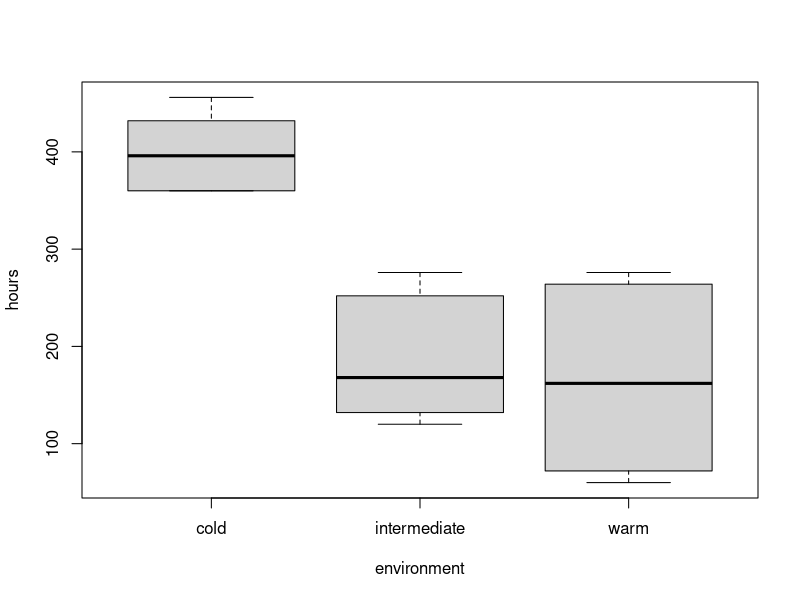
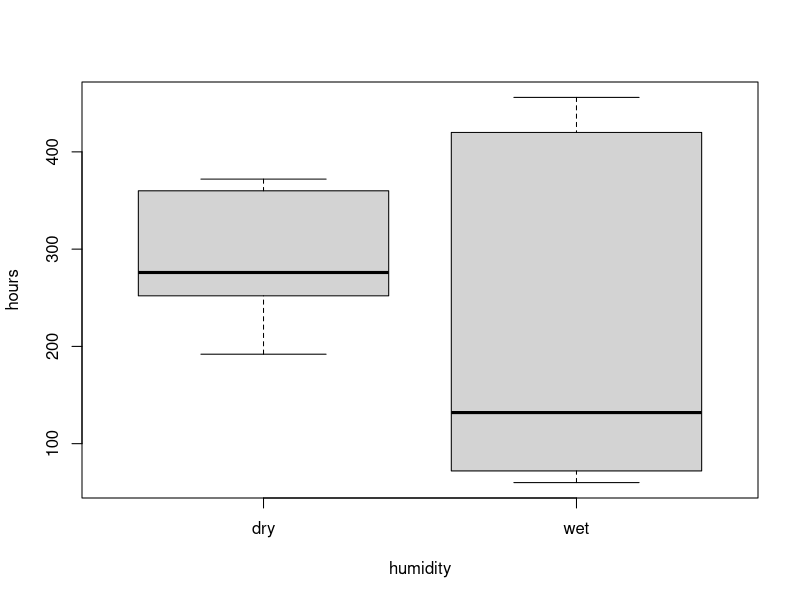
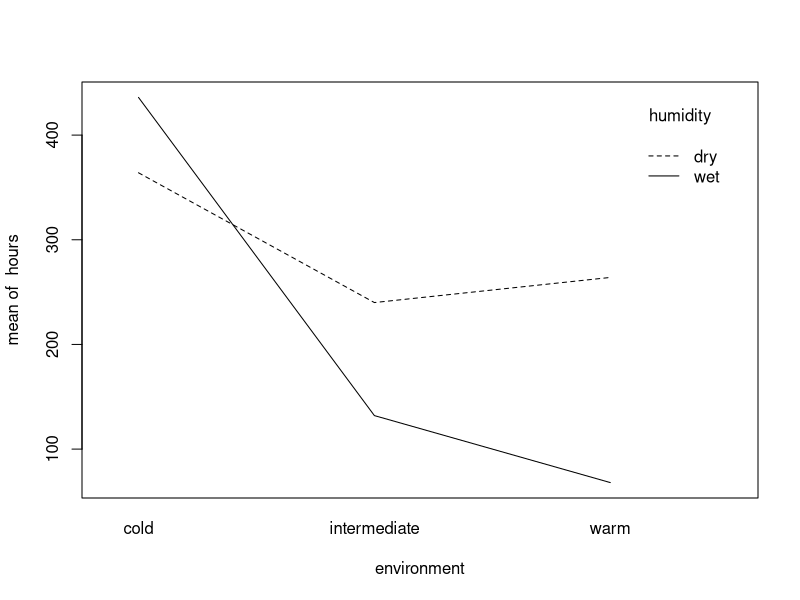
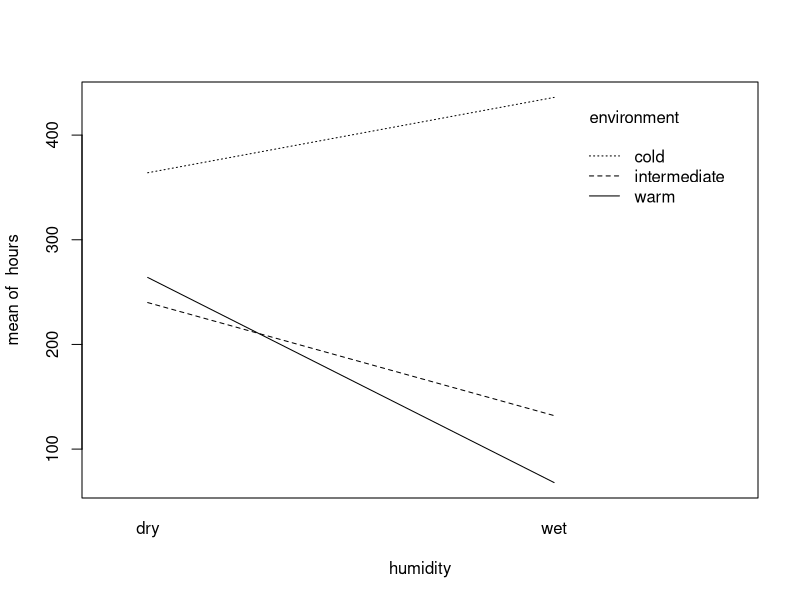
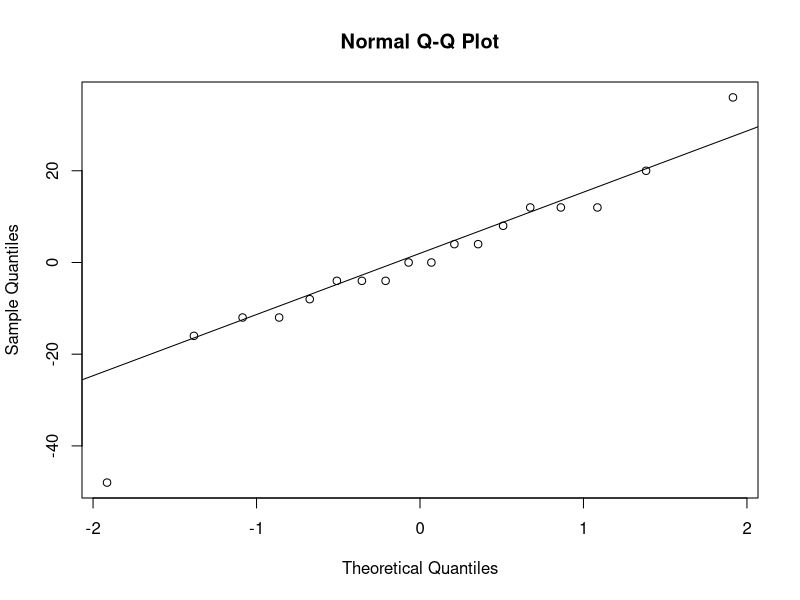
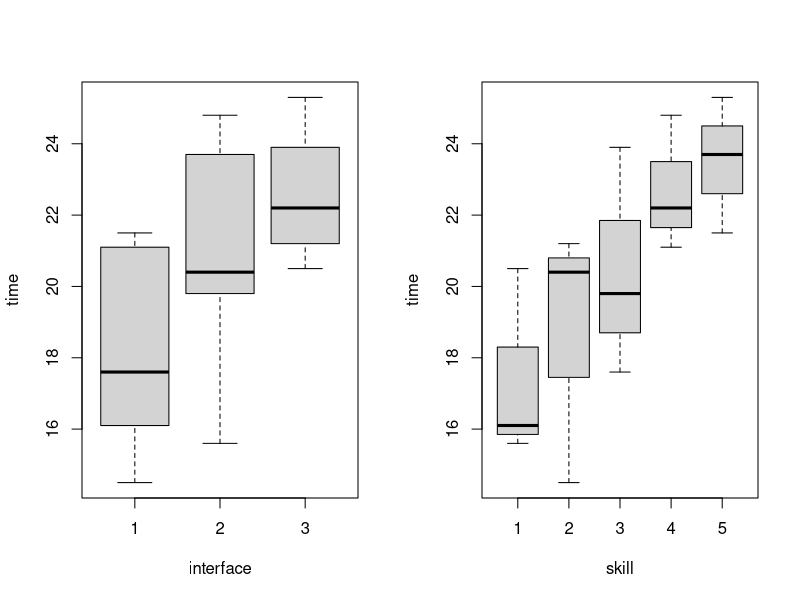
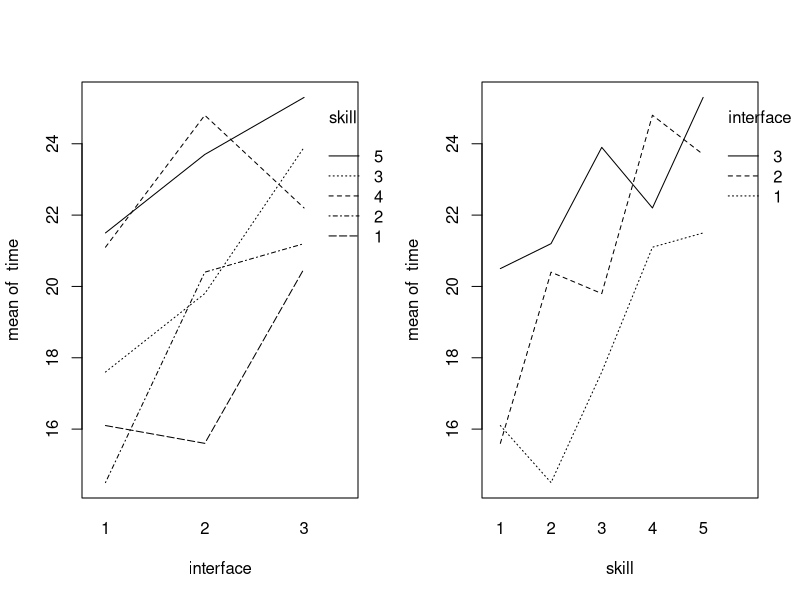
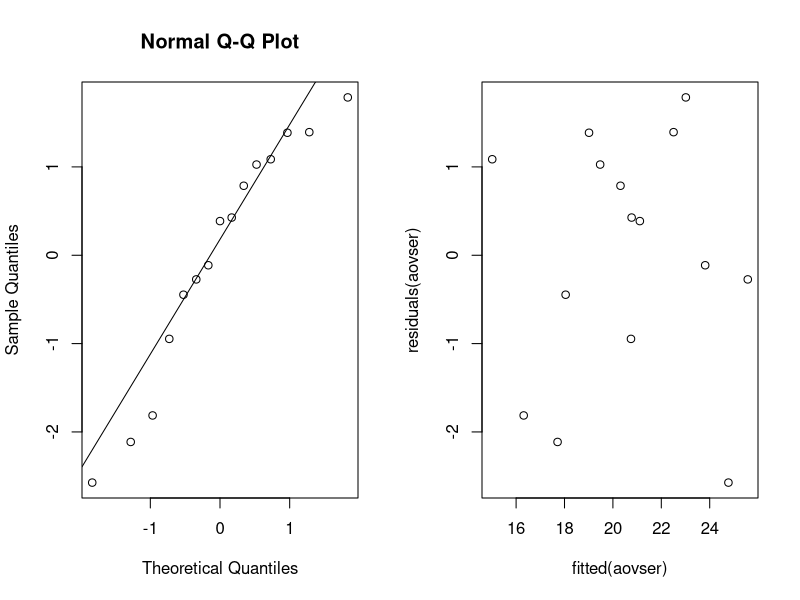

The R source for these figures, in order:
## ---- chunk 1
library(knitr)
library(multcomp)
library(lme4)
## ---- chunk 2
data = read.table("bread.txt", header=TRUE)
data
## ---- chunk 3
N = 3; I = 3; J = 2
rbind(rep(1:I,each=N*J),rep(1:J,N*I),sample(1:(N*I*J)))
## ---- chunk 4
boxplot(hours~environment,data=data)
## ---- chunk 5
boxplot(hours~humidity,data=data)
## ---- chunk 6
attach(data)
interaction.plot(environment,humidity,hours)
interaction.plot(humidity,environment,hours)
## ---- chunk 7
data$environment = as.factor(data$environment)
data$humidity = as.factor(data$humidity)
dataaov = lm(hours~environment*humidity, data=data)
anova(dataaov)
## ---- chunk 8
qqnorm(residuals(dataaov))
qqline(residuals(dataaov))
## ---- chunk 9
search = read.table("search.txt", header = TRUE)
attach(search)
## ---- chunk 10
B = 5 # 5 user skill levels
I = 3 # 3 interface types

blocks = matrix(0, B, I)

for (i in 1:B) {
  blocks[i, ] = sample(((i - 1) * I + 1):(i * I))
}

kable(x = blocks, caption = "Randomization of students to interfaces")
## ---- chunk 11
par(mfrow = c(1, 2))

boxplot(time ~ interface)
boxplot(time ~ skill)

interaction.plot(interface, skill, time)
interaction.plot(skill, interface, time)
## ---- chunk 12
search$interface = as.factor(interface)
search$skill = as.factor(skill)
## ---- chunk 13
aovser = lm(time ~ interface + skill, data = search)
anova(aovser)
## ---- chunk 14
multser = glht(aovser, linfct = mcp(skill = "Tukey"))
summary(multser)
## ---- chunk 15
par(mfrow = c(1, 2))
qqnorm(residuals(aovser))
qqline(residuals(aovser))
plot(fitted(aovser), residuals(aovser))
## ---- chunk 16
friedman.test(time, interface, skill)
## ---- chunk 17
aovinter = lm(time ~ interface, data = search)
anova(aovinter)
## ---- chunk 18
qqnorm(residuals(aovinter))
qqline(residuals(aovinter))
## ---- chunk 19
data = read.table("cream.txt", header=TRUE)
data$starter = factor(data$starter)
data$batch = factor(data$batch)
data$position = factor(data$position)
attach(data)
## ---- chunk 20
model1 = lm(acidity~starter+batch+position,data)
model2 = update(model1, . ~ . - starter:batch:position) #remove interactions
data.aov = aov(model2,data)
summary(data.aov)
## ---- chunk 21
model = lm(acidity~starter+batch+position, data=data)
startermult = glht(model,linfct=mcp(starter="Tukey"))
summary(startermult)
## ---- chunk 22
confint(startermult, level=0.95)
## ---- chunk 23
cows = read.table("cow.txt", header = TRUE)
attach(cows)
## ---- chunk 24
cowaov = lm(milk ~ treatment)
anova(cowaov)
## ---- chunk 25
t.test(milk[treatment == "A"], milk[treatment == "B"], paired = TRUE)
## ---- chunk 26
cows$id = factor(id)
cows$per = factor(per)
cowslmer = lmer(milk ~ treatment + order + per + (1 | id),
                data = cows, REML = FALSE)
cowslmer1 = lmer(milk ~ order + per + (1 | id), data = cows, REML = FALSE)
anova(cowslmer1, cowslmer)
## ---- chunk 27
data = read.table("nauseatable.txt", header=TRUE)
attach(data)

chlorpromazine_no_nausea = data[1,1]
chlorpromazine_nausea = data[1,2]
pentobarbital_100mg_no_nausea = data[2,1]
pentobarbital_100mg_nausea = data[2,2]
pentobarbital_150mg_no_nausea = data[3,1]
pentobarbital_150mg_nausea = data[3,2]
## ---- chunk 28
nausea = c()
medicine = c()

for(i in 1:304){
  if(i <= 100){
    nausea[i] = 0
    medicine[i] = "chlorpromazine"
  }else if(i > 100 && i <= 152){
    nausea[i] = 1
    medicine[i] = "chlorpromazine"
  }else if(i > 152 && i <= 184){
    nausea[i] = 0
    medicine[i] = "pentobarbital 100mg"
  }else if(i > 184 && i <= 219){
    nausea[i] = 1
    medicine[i] = "pentobarbital 100mg"
  }else if(i > 219 && i <= 267){
    nausea[i]=0
    medicine[i] = "pentobarbital 150mg"
  }else if(i > 267 && i <= 304){
    nausea[i] = 1
    medicine[i] = "pentobarbital 150mg"
  }
}

nausea.frame = data.frame(nausea,medicine)
## ---- chunk 29
xtabs(~medicine+nausea)
## ---- chunk 30
attach(nausea.frame)

B=1000
tstar=numeric(B)
for(i in 1:B){
  treatstar=sample(medicine)
  tstar[i] = chisq.test(xtabs(~treatstar+nausea))[[1]]
}

myt=chisq.test(xtabs(~medicine+nausea))[[1]]

pl=sum(tstar<myt)/B
pr=sum(tstar>myt)/B
pl
## ---- chunk 31
pl;chisq.test(xtabs(~nausea+medicine))[[3]]
## ---- chunk 32
data = read.table("airpollution.txt", header=TRUE)
## ---- chunk 33
pairs(data, panel=panel.smooth)
## ---- chunk 34
windlm=lm(oxidant~wind,data=data)
summary(windlm)
plot(oxidant~wind, data=data)
abline(windlm)
## ---- chunk 35
templm=lm(oxidant~temperature,data=data)
summary(templm)
plot(oxidant~temperature, data=data)
abline(templm)
## ---- chunk 36
humilm=lm(oxidant~humidity,data=data)
summary(humilm)
plot(oxidant~humidity, data=data)
abline(humilm)
## ---- chunk 37
insolm=lm(oxidant~insolation,data=data)
summary(insolm)
plot(oxidant~insolation, data=data)
abline(insolm)
## ---- chunk 38
windTemplm=lm(oxidant~wind+temperature,data=data)
summary(windTemplm)
## ---- chunk 39
windHumilm=lm(oxidant~wind+humidity,data=data)
summary(windHumilm)
## ---- chunk 40
windInsolm=lm(oxidant~wind+insolation,data=data)
summary(windInsolm)
## ---- chunk 41
windTempHumilm=lm(oxidant~wind+temperature+humidity,data=data)
summary(windTempHumilm)
## ---- chunk 42
windTempInslm=lm(oxidant~wind+temperature+insolation,data=data)
summary(windTempInslm)
## ---- chunk 43
allVarlm=lm(oxidant~wind+temperature+insolation+humidity,data=data)
summary(allVarlm)
## ---- chunk 44
windTempHumilm=lm(oxidant~wind+temperature+humidity,data=data)
summary(windTempHumilm)
## ---- chunk 45
windTemplm=lm(oxidant~wind+temperature,data=data)
summary(windTemplm)
## ---- chunk 46
qqnorm(residuals(windTemplm))
qqline(residuals(windTemplm))
## ---- chunk 47
expensescrime = read.csv(file = "expensescrime.txt", header = TRUE, sep = " ")
attach(expensescrime)
## ---- chunk 48
summary(lm(expend ~ bad, data = expensescrime))
summary(lm(expend ~ crime, data = expensescrime))
summary(lm(expend ~ lawyers, data = expensescrime))
summary(lm(expend ~ employ, data = expensescrime))
summary(lm(expend ~ pop, data = expensescrime))
## ---- chunk 49
summary(lm(expend ~ employ + bad, data = expensescrime))
summary(lm(expend ~ employ + crime, data = expensescrime))
summary(lm(expend ~ employ + lawyers, data = expensescrime))
summary(lm(expend ~ employ + pop, data = expensescrime))
## ---- chunk 50
summary(lm(expend ~ employ + lawyers + bad, data = expensescrime))
summary(lm(expend ~ employ + lawyers + crime, data = expensescrime))
summary(lm(expend ~ employ + lawyers + pop, data = expensescrime))
## ---- chunk 51
summary(lm(expend ~ employ + lawyers + bad + crime + pop, data = expensescrime))
## ---- chunk 52
summary(lm(expend ~ employ + lawyers + bad + pop, data = expensescrime))
## ---- chunk 53
summary(lm(expend ~ employ + lawyers + bad, data = expensescrime))
## ---- chunk 54
summary(lm(expend ~ employ + lawyers, data = expensescrime))
## ---- chunk 55
expendlm = lm(expend ~ employ + lawyers, data = expensescrime)
## ---- chunk 56
round(cooks.distance(expendlm), 2)
## ---- chunk 57
pairs(expensescrime[,c(2, 5, 6)], panel=panel.smooth)
## ---- chunk 58
round(cor(expensescrime[,2:7]), 2)
## ---- chunk 59
par(mfrow = c(1, 2))
qqnorm(residuals(expendlm))
qqline(residuals(expendlm))
plot(fitted(expendlm), residuals(expendlm))
